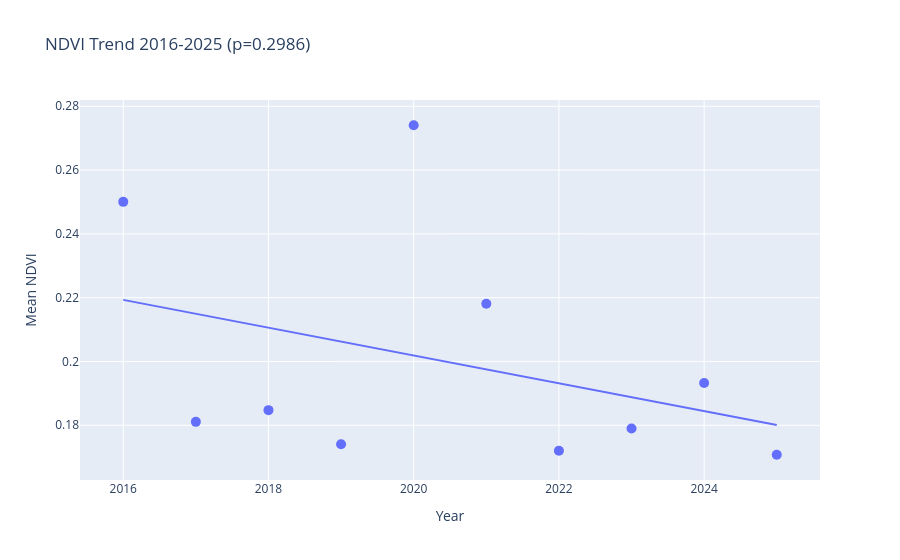
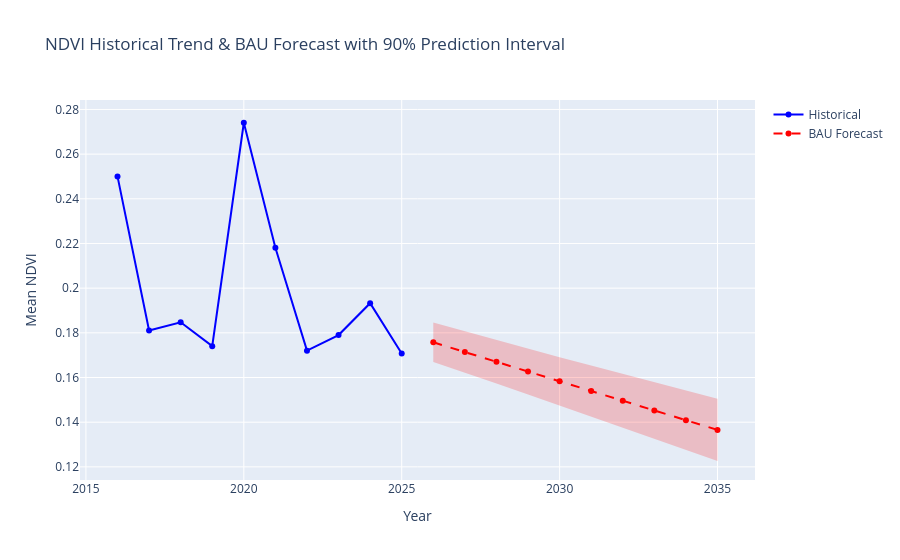

Here is the notebook cell these charts were saved with, in order:
### Code cell
# %%
# ============================================================================
# A13 & A14: NDVI TREND ANALYSIS + DEGRADATION TRAJECTORY (SENTINEL‑2)
# ----------------------------------------------------------------------------
# A13: Show NDVI trend (stagnant or declining) – interactive chart + statistics.
# A14: Model BAU decline trajectory with prediction intervals.
# ============================================================================

import ee
import geemap
import pandas as pd
import numpy as np
import plotly.express as px
import plotly.graph_objects as go
from scipy import stats
import datetime
import warnings
warnings.filterwarnings('ignore')

# ----------------------------------------------------------------------------
# 0. INITIALISE EARTH ENGINE
# ----------------------------------------------------------------------------
try:
    ee.Initialize()
except:
    ee.Authenticate()
    ee.Initialize()

# ----------------------------------------------------------------------------
# 1. LOAD PROJECT AOI
# ----------------------------------------------------------------------------
print("📌 Loading project AOI...")
aoi_asset = "projects/ee-clivedcosta/assets/Lot4sbd"
roi = ee.FeatureCollection(aoi_asset)
geometry = roi.geometry()

# ----------------------------------------------------------------------------
# 2. LOAD & PROCESS SENTINEL‑2 NDVI TIME SERIES
# ----------------------------------------------------------------------------
print("📡 Loading Sentinel‑2 surface reflectance (cloud‑masked)...")

# Use last complete year (current year - 1)
current_year = datetime.datetime.now().year
start_year = 2016
end_year = current_year - 1   # e.g., 2025 if current year is 2026
years = list(range(start_year, end_year + 1))

def get_annual_ndvi(year):
    """Compute annual median NDVI over the AOI for a given year."""
    start = f'{year}-01-01'
    end   = f'{year}-12-31'
    
    s2 = ee.ImageCollection('COPERNICUS/S2_SR') \
           .filterBounds(geometry) \
           .filterDate(start, end) \
           .filter(ee.Filter.lt('CLOUDY_PIXEL_PERCENTAGE', 20))
    
    def add_ndvi(img):
        ndvi = img.normalizedDifference(['B8', 'B4']).rename('NDVI')
        return img.addBands(ndvi)
    
    s2_ndvi = s2.map(add_ndvi).select('NDVI')
    median_ndvi = s2_ndvi.median().clip(geometry)
    return median_ndvi.set('year', year)

print("📊 Computing annual NDVI medians...")
ndvi_annual = {}
for year in years:
    ndvi_annual[year] = get_annual_ndvi(year)
    print(f"   ✅ {year} processed")

def get_mean_ndvi(year):
    img = ndvi_annual[year]
    mean = img.reduceRegion(
        reducer=ee.Reducer.mean(),
        geometry=geometry,
        scale=10,
        maxPixels=1e13,
        bestEffort=True
    ).get('NDVI')
    return mean.getInfo()

print("📏 Calculating mean NDVI per year...")
ndvi_values = []
valid_years = []
for year in years:
    val = get_mean_ndvi(year)
    if val is not None:
        ndvi_values.append(val)
        valid_years.append(year)
        print(f"   {year}: {val:.3f}")
    else:
        print(f"   {year}: no data (skipped)")

if len(valid_years) < 3:
    raise ValueError("Insufficient valid years (<3) for trend analysis.")

df = pd.DataFrame({'year': valid_years, 'ndvi': ndvi_values})

# ----------------------------------------------------------------------------
# 3. A13: NDVI TREND ANALYSIS
# ----------------------------------------------------------------------------
print("\n" + "="*70)
print("📈 A13: NDVI TREND ANALYSIS")
print("="*70)

slope, intercept, r_value, p_value, std_err = stats.linregress(df['year'], df['ndvi'])

print(f"Regression results:")
print(f"   Slope (change per year): {slope:.4f} NDVI/year")
print(f"   R²: {r_value**2:.3f}")
print(f"   p-value: {p_value:.4f}")
print(f"   Standard error: {std_err:.4f}")

trend_sig = "significant" if p_value < 0.05 else "not significant"
trend_dir = "declining" if slope < 0 else "increasing" if slope > 0 else "stable"
print(f"   Trend: {trend_dir} ({trend_sig})")
print(f"\nInterpretation: Vegetation health is {trend_dir} at {slope:.4f} NDVI/year.")

# Interactive scatter plot with trend line
fig_trend = px.scatter(df, x='year', y='ndvi', trendline='ols',
                       title=f'NDVI Trend {valid_years[0]}-{valid_years[-1]} (p={p_value:.4f})',
                       labels={'ndvi': 'Mean NDVI', 'year': 'Year'})
fig_trend.update_traces(marker=dict(size=10))
fig_trend.show()

# ----------------------------------------------------------------------------
# 4. A14: DEGRADATION TRAJECTORY (BAU FORECAST with prediction intervals)
# ----------------------------------------------------------------------------
print("\n" + "="*70)
print("📉 A14: DEGRADATION TRAJECTORY (BAU FORECAST)")
print("="*70)

# Forecast years (next 10 years)
forecast_years = list(range(valid_years[-1] + 1, valid_years[-1] + 11))
forecast_ndvi = [intercept + slope * y for y in forecast_years]

# Compute 90% prediction intervals
n = len(df)
mean_x = np.mean(df['year'])
t_val = stats.t.ppf(0.95, n-2)  # two-tailed 90% interval
se_fit = std_err * np.sqrt(1 + 1/n + (np.array(forecast_years) - mean_x)**2 / np.sum((df['year'] - mean_x)**2))
lower_bound = forecast_ndvi - t_val * se_fit
upper_bound = forecast_ndvi + t_val * se_fit

# Create forecast DataFrame
df_forecast = pd.DataFrame({
    'year': forecast_years,
    'ndvi': forecast_ndvi,
    'lower': lower_bound,
    'upper': upper_bound,
    'type': 'forecast'
})
df_hist = df.copy()
df_hist['type'] = 'historical'

# Calculate overall decline
decline_10yr = forecast_ndvi[-1] - ndvi_values[-1]
decline_pct = (decline_10yr / ndvi_values[-1]) * 100 if ndvi_values[-1] != 0 else 0

print(f"Projected NDVI in {forecast_years[-1]}: {forecast_ndvi[-1]:.3f}")
print(f"90% prediction interval: [{lower_bound[-1]:.3f}, {upper_bound[-1]:.3f}]")
print(f"Change over 10 years: {decline_10yr:.3f} ({decline_pct:.1f}%)")
if decline_10yr < 0:
    print("→ Under BAU, vegetation is expected to continue degrading (with uncertainty).")
else:
    print("→ Under BAU, vegetation is expected to improve (check if intervention already active).")

# Plot historical + forecast with uncertainty ribbon
fig_forecast = go.Figure()
fig_forecast.add_trace(go.Scatter(x=df_hist['year'], y=df_hist['ndvi'],
                                   mode='lines+markers', name='Historical',
                                   line=dict(color='blue')))
fig_forecast.add_trace(go.Scatter(x=df_forecast['year'], y=df_forecast['ndvi'],
                                   mode='lines+markers', name='BAU Forecast',
                                   line=dict(dash='dash', color='red')))
fig_forecast.add_trace(go.Scatter(
    x=df_forecast['year'].tolist() + df_forecast['year'][::-1].tolist(),
    y=df_forecast['upper'].tolist() + df_forecast['lower'][::-1].tolist(),
    fill='toself', fillcolor='rgba(255,0,0,0.2)',
    line=dict(color='rgba(255,255,255,0)'),
    hoverinfo="skip", showlegend=False
))
fig_forecast.update_layout(title='NDVI Historical Trend & BAU Forecast with 90% Prediction Interval',
                           xaxis_title='Year', yaxis_title='Mean NDVI')
fig_forecast.show()

# ----------------------------------------------------------------------------
# 5. SUMMARY OUTPUTS FOR REPORTING
# ----------------------------------------------------------------------------
print("\n" + "="*70)
print("📋 A13 & A14 SUMMARY")
print("="*70)
print(f"Period analysed: {valid_years[0]}–{valid_years[-1]}")
print(f"Mean NDVI change per year: {slope:.4f} (p={p_value:.4f})")
print(f"Projected NDVI in {forecast_years[-1]}: {forecast_ndvi[-1]:.3f}")
print(f"90% prediction interval: [{lower_bound[-1]:.3f}, {upper_bound[-1]:.3f}]")
print(f"Total decline over 10‑year BAU: {decline_10yr:.3f} ({decline_pct:.1f}%)")
print("\n✅ A13 & A14 combined analysis complete.")

### Figure 1 — Plotly figure (JSON) as saved in the notebook; plotly's stock layout.template omitted (floating-point values rounded to 4 significant figures)
{"data": [{"hovertemplate": "Year=%{x}<br>Mean NDVI=%{y}<extra></extra>", "legendgroup": "", "marker": {"color": "#636efa", "size": 10, "symbol": "circle"}, "mode": "markers", "name": "", "orientation": "v", "showlegend": false, "type": "scatter", "x": [2016, 2017, 2018, 2019, 2020, 2021, 2022, 2023, 2024, 2025], "xaxis": "x", "y": [0.25, 0.1811, 0.1847, 0.174, 0.2741, 0.2181, 0.172, 0.179, 0.1933, 0.1708], "yaxis": "y"}, {"hovertemplate": "<b>OLS trendline</b><br>ndvi = -0.00435607 * year + 9.00116<br>R<sup>2</sup>=0.133768<br><br>Year=%{x}<br>Mean NDVI=%{y} <b>(trend)</b><extra></extra>", "legendgroup": "", "marker": {"color": "#636efa", "size": 10, "symbol": "circle"}, "mode": "lines", "name": "", "showlegend": false, "type": "scatter", "x": [2016, 2017, 2018, 2019, 2020, 2021, 2022, 2023, 2024, 2025], "xaxis": "x", "y": [0.2193, 0.215, 0.2106, 0.2062, 0.2019, 0.1975, 0.1932, 0.1888, 0.1845, 0.1801], "yaxis": "y"}], "layout": {"legend": {"tracegroupgap": 0}, "title": {"text": "NDVI Trend 2016-2025 (p=0.2986)"}, "xaxis": {"anchor": "y", "domain": [0, 1], "title": {"text": "Year"}}, "yaxis": {"anchor": "x", "domain": [0, 1], "title": {"text": "Mean NDVI"}}}}

### Figure 2 — Plotly figure (JSON) as saved in the notebook; plotly's stock layout.template omitted (floating-point values rounded to 4 significant figures)
{"data": [{"line": {"color": "blue"}, "mode": "lines+markers", "name": "Historical", "type": "scatter", "x": [2016, 2017, 2018, 2019, 2020, 2021, 2022, 2023, 2024, 2025], "y": [0.25, 0.1811, 0.1847, 0.174, 0.2741, 0.2181, 0.172, 0.179, 0.1933, 0.1708]}, {"line": {"color": "red", "dash": "dash"}, "mode": "lines+markers", "name": "BAU Forecast", "type": "scatter", "x": [2026, 2027, 2028, 2029, 2030, 2031, 2032, 2033, 2034, 2035], "y": [0.1757, 0.1714, 0.167, 0.1627, 0.1583, 0.154, 0.1496, 0.1453, 0.1409, 0.1365]}, {"fill": "toself", "fillcolor": "rgba(255,0,0,0.2)", "hoverinfo": "skip", "line": {"color": "rgba(255,255,255,0)"}, "showlegend": false, "type": "scatter", "x": [2026, 2027, 2028, 2029, 2030, 2031, 2032, 2033, 2034, 2035, 2035, 2034, 2033, 2032, 2031, 2030, 2029, 2028, 2027, 2026], "y": [0.1846, 0.1806, 0.1768, 0.1729, 0.1691, 0.1653, 0.1616, 0.1579, 0.1542, 0.1505, 0.1226, 0.1276, 0.1326, 0.1376, 0.1426, 0.1475, 0.1524, 0.1573, 0.1621, 0.1669]}], "layout": {"title": {"text": "NDVI Historical Trend & BAU Forecast with 90% Prediction Interval"}, "xaxis": {"title": {"text": "Year"}}, "yaxis": {"title": {"text": "Mean NDVI"}}}}
